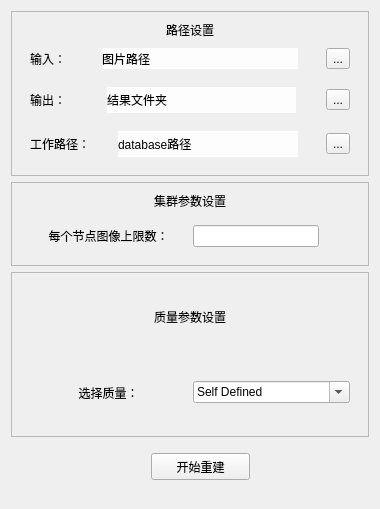
<?xml version="1.0" encoding="UTF-8"?>
<ui version="4.0">
 <class>AutoSparseDialog</class>
 <widget class="QDialog" name="AutoSparseDialog">
  <property name="geometry">
   <rect>
    <x>0</x>
    <y>0</y>
    <width>380</width>
    <height>509</height>
   </rect>
  </property>
  <property name="windowTitle">
   <string>Dialog</string>
  </property>
  <layout class="QVBoxLayout" name="verticalLayout" stretch="3,0,3,1">
   <item>
    <widget class="QFrame" name="frame">
     <property name="frameShape">
      <enum>QFrame::StyledPanel</enum>
     </property>
     <property name="frameShadow">
      <enum>QFrame::Raised</enum>
     </property>
     <layout class="QVBoxLayout" name="verticalLayout_2" stretch="1,1,1,1">
      <property name="spacing">
       <number>0</number>
      </property>
      <item>
       <widget class="QLabel" name="label">
        <property name="text">
         <string>路径设置</string>
        </property>
        <property name="scaledContents">
         <bool>false</bool>
        </property>
        <property name="alignment">
         <set>Qt::AlignCenter</set>
        </property>
       </widget>
      </item>
      <item>
       <widget class="QWidget" name="widget" native="true">
        <layout class="QGridLayout" name="gridLayout" columnstretch="2,1,9,1,2">
         <item row="2" column="3">
          <spacer name="horizontalSpacer_2">
           <property name="orientation">
            <enum>Qt::Horizontal</enum>
           </property>
           <property name="sizeHint" stdset="0">
            <size>
             <width>40</width>
             <height>20</height>
            </size>
           </property>
          </spacer>
         </item>
         <item row="2" column="0">
          <widget class="QLabel" name="label_2">
           <property name="text">
            <string>输入：</string>
           </property>
          </widget>
         </item>
         <item row="2" column="4">
          <widget class="QToolButton" name="input_path_btn">
           <property name="focusPolicy">
            <enum>Qt::NoFocus</enum>
           </property>
           <property name="text">
            <string>...</string>
           </property>
          </widget>
         </item>
         <item row="3" column="2">
          <spacer name="verticalSpacer_2">
           <property name="orientation">
            <enum>Qt::Vertical</enum>
           </property>
           <property name="sizeHint" stdset="0">
            <size>
             <width>20</width>
             <height>40</height>
            </size>
           </property>
          </spacer>
         </item>
         <item row="2" column="1">
          <spacer name="horizontalSpacer">
           <property name="orientation">
            <enum>Qt::Horizontal</enum>
           </property>
           <property name="sizeHint" stdset="0">
            <size>
             <width>40</width>
             <height>20</height>
            </size>
           </property>
          </spacer>
         </item>
         <item row="2" column="2">
          <widget class="QLabel" name="input_path_label">
           <property name="styleSheet">
            <string notr="true">background-color: rgb(253, 253, 253);</string>
           </property>
           <property name="text">
            <string>图片路径</string>
           </property>
           <property name="textFormat">
            <enum>Qt::AutoText</enum>
           </property>
           <property name="wordWrap">
            <bool>false</bool>
           </property>
           <property name="margin">
            <number>3</number>
           </property>
          </widget>
         </item>
         <item row="1" column="2">
          <spacer name="verticalSpacer">
           <property name="orientation">
            <enum>Qt::Vertical</enum>
           </property>
           <property name="sizeHint" stdset="0">
            <size>
             <width>20</width>
             <height>40</height>
            </size>
           </property>
          </spacer>
         </item>
        </layout>
       </widget>
      </item>
      <item>
       <widget class="QWidget" name="widget_2" native="true">
        <layout class="QGridLayout" name="gridLayout_2" columnstretch="2,1,8,1,2">
         <item row="4" column="2">
          <widget class="QLabel" name="ouput_path_label">
           <property name="styleSheet">
            <string notr="true">background-color: rgb(253, 253, 253);</string>
           </property>
           <property name="text">
            <string>结果文件夹</string>
           </property>
           <property name="textFormat">
            <enum>Qt::AutoText</enum>
           </property>
           <property name="wordWrap">
            <bool>false</bool>
           </property>
           <property name="margin">
            <number>3</number>
           </property>
          </widget>
         </item>
         <item row="4" column="1">
          <spacer name="horizontalSpacer_4">
           <property name="orientation">
            <enum>Qt::Horizontal</enum>
           </property>
           <property name="sizeHint" stdset="0">
            <size>
             <width>23</width>
             <height>26</height>
            </size>
           </property>
          </spacer>
         </item>
         <item row="4" column="0">
          <widget class="QLabel" name="label_5">
           <property name="text">
            <string>输出：</string>
           </property>
          </widget>
         </item>
         <item row="5" column="2">
          <spacer name="verticalSpacer_4">
           <property name="orientation">
            <enum>Qt::Vertical</enum>
           </property>
           <property name="sizeHint" stdset="0">
            <size>
             <width>20</width>
             <height>16</height>
            </size>
           </property>
          </spacer>
         </item>
         <item row="3" column="2">
          <spacer name="verticalSpacer_3">
           <property name="orientation">
            <enum>Qt::Vertical</enum>
           </property>
           <property name="sizeHint" stdset="0">
            <size>
             <width>20</width>
             <height>22</height>
            </size>
           </property>
          </spacer>
         </item>
         <item row="4" column="3">
          <spacer name="horizontalSpacer_3">
           <property name="orientation">
            <enum>Qt::Horizontal</enum>
           </property>
           <property name="sizeHint" stdset="0">
            <size>
             <width>23</width>
             <height>26</height>
            </size>
           </property>
          </spacer>
         </item>
         <item row="4" column="4">
          <widget class="QToolButton" name="output_path_btn">
           <property name="focusPolicy">
            <enum>Qt::NoFocus</enum>
           </property>
           <property name="text">
            <string>...</string>
           </property>
          </widget>
         </item>
        </layout>
       </widget>
      </item>
      <item>
       <widget class="QWidget" name="widget_8" native="true">
        <layout class="QGridLayout" name="gridLayout_3" columnstretch="2,1,8,1,2">
         <item row="0" column="2">
          <spacer name="verticalSpacer_6">
           <property name="orientation">
            <enum>Qt::Vertical</enum>
           </property>
           <property name="sizeHint" stdset="0">
            <size>
             <width>20</width>
             <height>16</height>
            </size>
           </property>
          </spacer>
         </item>
         <item row="1" column="0">
          <widget class="QLabel" name="label_12">
           <property name="text">
            <string>工作路径：</string>
           </property>
          </widget>
         </item>
         <item row="1" column="1">
          <spacer name="horizontalSpacer_6">
           <property name="orientation">
            <enum>Qt::Horizontal</enum>
           </property>
           <property name="sizeHint" stdset="0">
            <size>
             <width>20</width>
             <height>26</height>
            </size>
           </property>
          </spacer>
         </item>
         <item row="1" column="2">
          <widget class="QLabel" name="base_path_label">
           <property name="styleSheet">
            <string notr="true">background-color: rgb(253, 253, 253);</string>
           </property>
           <property name="text">
            <string>database路径</string>
           </property>
           <property name="textFormat">
            <enum>Qt::AutoText</enum>
           </property>
           <property name="wordWrap">
            <bool>false</bool>
           </property>
           <property name="margin">
            <number>3</number>
           </property>
          </widget>
         </item>
         <item row="1" column="3">
          <spacer name="horizontalSpacer_5">
           <property name="orientation">
            <enum>Qt::Horizontal</enum>
           </property>
           <property name="sizeHint" stdset="0">
            <size>
             <width>20</width>
             <height>26</height>
            </size>
           </property>
          </spacer>
         </item>
         <item row="1" column="4">
          <widget class="QToolButton" name="base_path_btn">
           <property name="focusPolicy">
            <enum>Qt::NoFocus</enum>
           </property>
           <property name="text">
            <string>...</string>
           </property>
          </widget>
         </item>
         <item row="2" column="2">
          <spacer name="verticalSpacer_5">
           <property name="orientation">
            <enum>Qt::Vertical</enum>
           </property>
           <property name="sizeHint" stdset="0">
            <size>
             <width>20</width>
             <height>22</height>
            </size>
           </property>
          </spacer>
         </item>
        </layout>
       </widget>
      </item>
     </layout>
    </widget>
   </item>
   <item>
    <widget class="QFrame" name="frame_2">
     <property name="frameShape">
      <enum>QFrame::StyledPanel</enum>
     </property>
     <property name="frameShadow">
      <enum>QFrame::Raised</enum>
     </property>
     <layout class="QVBoxLayout" name="verticalLayout_3">
      <item>
       <widget class="QLabel" name="label_6">
        <property name="text">
         <string>集群参数设置</string>
        </property>
        <property name="scaledContents">
         <bool>false</bool>
        </property>
        <property name="alignment">
         <set>Qt::AlignCenter</set>
        </property>
       </widget>
      </item>
      <item>
       <widget class="QWidget" name="widget_4" native="true">
        <layout class="QHBoxLayout" name="horizontalLayout" stretch="5,4,1">
         <item>
          <widget class="QLabel" name="label_7">
           <property name="text">
            <string>每个节点图像上限数：</string>
           </property>
           <property name="alignment">
            <set>Qt::AlignCenter</set>
           </property>
          </widget>
         </item>
         <item>
          <widget class="QLineEdit" name="nparts_input">
           <property name="focusPolicy">
            <enum>Qt::ClickFocus</enum>
           </property>
          </widget>
         </item>
         <item>
          <spacer name="horizontalSpacer_7">
           <property name="orientation">
            <enum>Qt::Horizontal</enum>
           </property>
           <property name="sizeHint" stdset="0">
            <size>
             <width>59</width>
             <height>20</height>
            </size>
           </property>
          </spacer>
         </item>
        </layout>
       </widget>
      </item>
     </layout>
    </widget>
   </item>
   <item>
    <widget class="QFrame" name="frame_3">
     <property name="frameShape">
      <enum>QFrame::StyledPanel</enum>
     </property>
     <layout class="QVBoxLayout" name="verticalLayout_4">
      <item>
       <widget class="QLabel" name="label_9">
        <property name="text">
         <string>质量参数设置</string>
        </property>
        <property name="alignment">
         <set>Qt::AlignCenter</set>
        </property>
       </widget>
      </item>
      <item>
       <widget class="QWidget" name="widget_6" native="true">
        <layout class="QHBoxLayout" name="horizontalLayout_3" stretch="5,5">
         <item>
          <widget class="QLabel" name="label_10">
           <property name="text">
            <string>选择质量：</string>
           </property>
           <property name="alignment">
            <set>Qt::AlignCenter</set>
           </property>
          </widget>
         </item>
         <item>
          <widget class="QComboBox" name="quality_input">
           <property name="cursor">
            <cursorShape>ArrowCursor</cursorShape>
           </property>
           <property name="focusPolicy">
            <enum>Qt::ClickFocus</enum>
           </property>
           <property name="contextMenuPolicy">
            <enum>Qt::ActionsContextMenu</enum>
           </property>
           <property name="editable">
            <bool>true</bool>
           </property>
           <item>
            <property name="text">
             <string>Self Defined</string>
            </property>
           </item>
           <item>
            <property name="text">
             <string>Lowest</string>
            </property>
           </item>
           <item>
            <property name="text">
             <string>low</string>
            </property>
           </item>
           <item>
            <property name="text">
             <string>Medium</string>
            </property>
           </item>
           <item>
            <property name="text">
             <string>High</string>
            </property>
           </item>
          </widget>
         </item>
        </layout>
       </widget>
      </item>
     </layout>
    </widget>
   </item>
   <item>
    <widget class="QWidget" name="widget_3" native="true">
     <widget class="QPushButton" name="autoDenseStartBtn">
      <property name="geometry">
       <rect>
        <x>140</x>
        <y>10</y>
        <width>99</width>
        <height>27</height>
       </rect>
      </property>
      <property name="focusPolicy">
       <enum>Qt::NoFocus</enum>
      </property>
      <property name="text">
       <string>开始重建</string>
      </property>
     </widget>
    </widget>
   </item>
  </layout>
 </widget>
 <resources/>
 <connections/>
</ui>
